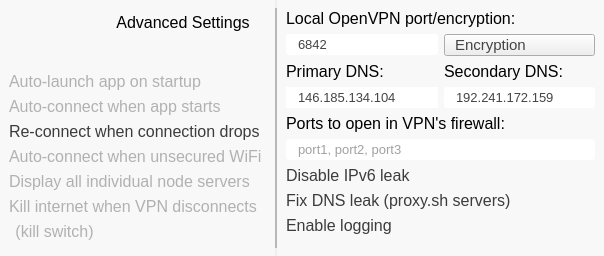
<?xml version="1.0" encoding="UTF-8"?>
<ui version="4.0">
 <class>SettingsScreen</class>
 <widget class="QDialog" name="SettingsScreen">
  <property name="geometry">
   <rect>
    <x>0</x>
    <y>0</y>
    <width>604</width>
    <height>256</height>
   </rect>
  </property>
  <property name="windowTitle">
   <string>Safejumper</string>
  </property>
  <layout class="QHBoxLayout" name="horizontalLayout">
   <property name="spacing">
    <number>0</number>
   </property>
   <property name="leftMargin">
    <number>0</number>
   </property>
   <property name="topMargin">
    <number>0</number>
   </property>
   <property name="rightMargin">
    <number>0</number>
   </property>
   <property name="bottomMargin">
    <number>0</number>
   </property>
   <item>
    <widget class="QFrame" name="frame">
     <property name="styleSheet">
      <string notr="true">QFrame
{
	background-color: #f8f8f8;
	border: 0;
}</string>
     </property>
     <property name="frameShape">
      <enum>QFrame::StyledPanel</enum>
     </property>
     <property name="frameShadow">
      <enum>QFrame::Raised</enum>
     </property>
     <layout class="QGridLayout" name="gridLayout_2">
      <item row="10" column="1">
       <spacer name="verticalSpacer">
        <property name="orientation">
         <enum>Qt::Vertical</enum>
        </property>
        <property name="sizeHint" stdset="0">
         <size>
          <width>20</width>
          <height>40</height>
         </size>
        </property>
       </spacer>
      </item>
      <item row="0" column="0" rowspan="2" colspan="2">
       <widget class="QPushButton" name="b_LogoBack">
        <property name="sizePolicy">
         <sizepolicy hsizetype="Fixed" vsizetype="Fixed">
          <horstretch>0</horstretch>
          <verstretch>0</verstretch>
         </sizepolicy>
        </property>
        <property name="minimumSize">
         <size>
          <width>71</width>
          <height>57</height>
         </size>
        </property>
        <property name="maximumSize">
         <size>
          <width>71</width>
          <height>57</height>
         </size>
        </property>
        <property name="cursor">
         <cursorShape>PointingHandCursor</cursorShape>
        </property>
        <property name="focusPolicy">
         <enum>Qt::NoFocus</enum>
        </property>
        <property name="styleSheet">
         <string notr="true">QPushButton
{
	border:0px;
	color: #ff0000;
background: transparent;
border-image: url(:/imgs/logo3-norm.png);
}
QPushButton:hover
{
border-image: url(:/imgs/logo3.png);
}</string>
        </property>
        <property name="text">
         <string/>
        </property>
       </widget>
      </item>
      <item row="0" column="2" colspan="2">
       <widget class="QLabel" name="label">
        <property name="font">
         <font>
          <pointsize>12</pointsize>
         </font>
        </property>
        <property name="layoutDirection">
         <enum>Qt::LeftToRight</enum>
        </property>
        <property name="text">
         <string>Advanced Settings</string>
        </property>
        <property name="alignment">
         <set>Qt::AlignCenter</set>
        </property>
       </widget>
      </item>
      <item row="2" column="0" colspan="4">
       <widget class="QPushButton" name="cb_Startup">
        <property name="enabled">
         <bool>true</bool>
        </property>
        <property name="font">
         <font>
          <family>Helvetica Neue</family>
          <pointsize>12</pointsize>
         </font>
        </property>
        <property name="cursor">
         <cursorShape>PointingHandCursor</cursorShape>
        </property>
        <property name="focusPolicy">
         <enum>Qt::NoFocus</enum>
        </property>
        <property name="styleSheet">
         <string notr="true">QPushButton
{
	border:0px;
	color: #b1b1b1;
border-image: url(:/imgs/cb-row-norm.png);

image-position: left;
text-align: left;
}
QPushButton:checked
{
color: #3c3c3c;
border-image: url(:/imgs/cb-row-checked.png);
}
</string>
        </property>
        <property name="text">
         <string>Auto-launch app on startup</string>
        </property>
        <property name="icon">
         <iconset resource="imgs.qrc">
          <normaloff>:/imgs/cb-empty.png</normaloff>:/imgs/cb-empty.png</iconset>
        </property>
        <property name="iconSize">
         <size>
          <width>17</width>
          <height>17</height>
         </size>
        </property>
        <property name="checkable">
         <bool>true</bool>
        </property>
        <property name="checked">
         <bool>false</bool>
        </property>
       </widget>
      </item>
      <item row="1" column="2">
       <widget class="QPushButton" name="b_Showlogs">
        <property name="sizePolicy">
         <sizepolicy hsizetype="Fixed" vsizetype="Fixed">
          <horstretch>0</horstretch>
          <verstretch>0</verstretch>
         </sizepolicy>
        </property>
        <property name="minimumSize">
         <size>
          <width>80</width>
          <height>25</height>
         </size>
        </property>
        <property name="maximumSize">
         <size>
          <width>80</width>
          <height>25</height>
         </size>
        </property>
        <property name="cursor">
         <cursorShape>PointingHandCursor</cursorShape>
        </property>
        <property name="focusPolicy">
         <enum>Qt::NoFocus</enum>
        </property>
        <property name="styleSheet">
         <string notr="true">QPushButton
{
	border:0px;
	color: #ffffff;
	border-image: url(:/imgs/b-showlogs-norm.png);
}
QPushButton:hover:!pressed
{
	border-image: url(:/imgs/b-showlogs-hover.png);
}
QPushButton:pressed
{
	border-image: url(:/imgs/b-showlogs-pressed.png);
}</string>
        </property>
        <property name="text">
         <string/>
        </property>
       </widget>
      </item>
      <item row="1" column="3">
       <widget class="QPushButton" name="b_Update">
        <property name="sizePolicy">
         <sizepolicy hsizetype="Fixed" vsizetype="Fixed">
          <horstretch>0</horstretch>
          <verstretch>0</verstretch>
         </sizepolicy>
        </property>
        <property name="minimumSize">
         <size>
          <width>80</width>
          <height>25</height>
         </size>
        </property>
        <property name="maximumSize">
         <size>
          <width>80</width>
          <height>25</height>
         </size>
        </property>
        <property name="cursor">
         <cursorShape>PointingHandCursor</cursorShape>
        </property>
        <property name="focusPolicy">
         <enum>Qt::NoFocus</enum>
        </property>
        <property name="styleSheet">
         <string notr="true">QPushButton
{
	border:0px;
	color: #ffffff;
	border-image: url(:/imgs/b-update-norm.png);
}
QPushButton:hover:!pressed
{
	border-image: url(:/imgs/b-update-hover.png);
}
QPushButton:pressed
{
	border-image: url(:/imgs/b-update-pressed.png);
}</string>
        </property>
        <property name="text">
         <string/>
        </property>
       </widget>
      </item>
      <item row="3" column="0" colspan="4">
       <widget class="QPushButton" name="cb_AutoConnect">
        <property name="enabled">
         <bool>true</bool>
        </property>
        <property name="font">
         <font>
          <family>Helvetica Neue</family>
          <pointsize>12</pointsize>
         </font>
        </property>
        <property name="cursor">
         <cursorShape>PointingHandCursor</cursorShape>
        </property>
        <property name="focusPolicy">
         <enum>Qt::NoFocus</enum>
        </property>
        <property name="styleSheet">
         <string notr="true">QPushButton
{
	border:0px;
	color: #b1b1b1;
border-image: url(:/imgs/cb-row-norm.png);

image-position: left;
text-align: left;
}
QPushButton:checked
{
color: #3c3c3c;
border-image: url(:/imgs/cb-row-checked.png);
}
</string>
        </property>
        <property name="text">
         <string>Auto-connect when app starts</string>
        </property>
        <property name="icon">
         <iconset resource="imgs.qrc">
          <normaloff>:/imgs/cb-empty.png</normaloff>:/imgs/cb-empty.png</iconset>
        </property>
        <property name="iconSize">
         <size>
          <width>17</width>
          <height>17</height>
         </size>
        </property>
        <property name="checkable">
         <bool>true</bool>
        </property>
        <property name="checked">
         <bool>false</bool>
        </property>
       </widget>
      </item>
      <item row="4" column="0" colspan="4">
       <widget class="QPushButton" name="cb_Reconnect">
        <property name="enabled">
         <bool>true</bool>
        </property>
        <property name="font">
         <font>
          <family>Helvetica Neue</family>
          <pointsize>12</pointsize>
         </font>
        </property>
        <property name="cursor">
         <cursorShape>PointingHandCursor</cursorShape>
        </property>
        <property name="focusPolicy">
         <enum>Qt::NoFocus</enum>
        </property>
        <property name="styleSheet">
         <string notr="true">QPushButton
{
	border:0px;
	color: #b1b1b1;
border-image: url(:/imgs/cb-row-norm.png);

image-position: left;
text-align: left;
}
QPushButton:checked
{
color: #3c3c3c;
border-image: url(:/imgs/cb-row-checked.png);
}
</string>
        </property>
        <property name="text">
         <string>Re-connect when connection drops</string>
        </property>
        <property name="icon">
         <iconset resource="imgs.qrc">
          <normaloff>:/imgs/cb-empty.png</normaloff>:/imgs/cb-empty.png</iconset>
        </property>
        <property name="iconSize">
         <size>
          <width>17</width>
          <height>17</height>
         </size>
        </property>
        <property name="checkable">
         <bool>true</bool>
        </property>
        <property name="checked">
         <bool>true</bool>
        </property>
       </widget>
      </item>
      <item row="5" column="0" colspan="4">
       <widget class="QPushButton" name="cb_InsecureWiFi">
        <property name="enabled">
         <bool>true</bool>
        </property>
        <property name="font">
         <font>
          <family>Helvetica Neue</family>
          <pointsize>12</pointsize>
          <strikeout>false</strikeout>
          <kerning>true</kerning>
         </font>
        </property>
        <property name="cursor">
         <cursorShape>PointingHandCursor</cursorShape>
        </property>
        <property name="focusPolicy">
         <enum>Qt::NoFocus</enum>
        </property>
        <property name="styleSheet">
         <string notr="true">QPushButton
{
	border:0px;
	color: #b1b1b1;
border-image: url(:/imgs/cb-row-norm.png);

image-position: left;
text-align: left;
}
QPushButton:checked
{
color: #3c3c3c;
border-image: url(:/imgs/cb-row-checked.png);
}
</string>
        </property>
        <property name="text">
         <string>Auto-connect when unsecured WiFi</string>
        </property>
        <property name="icon">
         <iconset resource="imgs.qrc">
          <normaloff>:/imgs/cb-empty.png</normaloff>:/imgs/cb-empty.png</iconset>
        </property>
        <property name="iconSize">
         <size>
          <width>17</width>
          <height>17</height>
         </size>
        </property>
        <property name="checkable">
         <bool>true</bool>
        </property>
        <property name="checked">
         <bool>false</bool>
        </property>
       </widget>
      </item>
      <item row="6" column="0" colspan="4">
       <widget class="QPushButton" name="cb_ShowNodes">
        <property name="enabled">
         <bool>true</bool>
        </property>
        <property name="font">
         <font>
          <family>Helvetica Neue</family>
          <pointsize>12</pointsize>
         </font>
        </property>
        <property name="cursor">
         <cursorShape>PointingHandCursor</cursorShape>
        </property>
        <property name="focusPolicy">
         <enum>Qt::NoFocus</enum>
        </property>
        <property name="styleSheet">
         <string notr="true">QPushButton
{
	border:0px;
	color: #b1b1b1;
border-image: url(:/imgs/cb-row-norm.png);

image-position: left;
text-align: left;
}
QPushButton:checked
{
color: #3c3c3c;
border-image: url(:/imgs/cb-row-checked.png);
}
</string>
        </property>
        <property name="text">
         <string>Display all individual node servers</string>
        </property>
        <property name="icon">
         <iconset resource="imgs.qrc">
          <normaloff>:/imgs/cb-empty.png</normaloff>:/imgs/cb-empty.png</iconset>
        </property>
        <property name="iconSize">
         <size>
          <width>17</width>
          <height>17</height>
         </size>
        </property>
        <property name="checkable">
         <bool>true</bool>
        </property>
        <property name="checked">
         <bool>false</bool>
        </property>
       </widget>
      </item>
      <item row="7" column="0" rowspan="2" colspan="4">
       <widget class="QPushButton" name="cb_BlockOnDisconnect">
        <property name="enabled">
         <bool>true</bool>
        </property>
        <property name="font">
         <font>
          <family>Helvetica Neue</family>
          <pointsize>12</pointsize>
         </font>
        </property>
        <property name="cursor">
         <cursorShape>PointingHandCursor</cursorShape>
        </property>
        <property name="focusPolicy">
         <enum>Qt::NoFocus</enum>
        </property>
        <property name="styleSheet">
         <string notr="true">QPushButton
{
	border:0px;
	color: #b1b1b1;
border-image: url(:/imgs/cb-row-norm.png);

image-position: left;
text-align: left;
}
QPushButton:checked
{
color: #3c3c3c;
border-image: url(:/imgs/cb-row-checked.png);
}</string>
        </property>
        <property name="text">
         <string>Kill internet when VPN disconnects</string>
        </property>
        <property name="icon">
         <iconset resource="imgs.qrc">
          <normaloff>:/imgs/cb-empty.png</normaloff>:/imgs/cb-empty.png</iconset>
        </property>
        <property name="iconSize">
         <size>
          <width>17</width>
          <height>17</height>
         </size>
        </property>
        <property name="checkable">
         <bool>true</bool>
        </property>
        <property name="checked">
         <bool>false</bool>
        </property>
       </widget>
      </item>
      <item row="9" column="1">
       <widget class="QPushButton" name="b_BlockOnDisconnect_Line2">
        <property name="enabled">
         <bool>true</bool>
        </property>
        <property name="font">
         <font>
          <family>Helvetica Neue</family>
          <pointsize>12</pointsize>
         </font>
        </property>
        <property name="cursor">
         <cursorShape>PointingHandCursor</cursorShape>
        </property>
        <property name="focusPolicy">
         <enum>Qt::NoFocus</enum>
        </property>
        <property name="styleSheet">
         <string notr="true">QPushButton
{
border:0px;
color: #b1b1b1;
background: transparent;
}
QPushButton:checked
{
color: #3c3c3c;
}</string>
        </property>
        <property name="text">
         <string>(kill switch)</string>
        </property>
        <property name="checkable">
         <bool>true</bool>
        </property>
        <property name="checked">
         <bool>false</bool>
        </property>
       </widget>
      </item>
     </layout>
    </widget>
   </item>
   <item>
    <widget class="QGraphicsView" name="vline_1">
     <property name="sizePolicy">
      <sizepolicy hsizetype="Fixed" vsizetype="Expanding">
       <horstretch>0</horstretch>
       <verstretch>0</verstretch>
      </sizepolicy>
     </property>
     <property name="minimumSize">
      <size>
       <width>2</width>
       <height>240</height>
      </size>
     </property>
     <property name="maximumSize">
      <size>
       <width>2</width>
       <height>240</height>
      </size>
     </property>
     <property name="styleSheet">
      <string notr="true">QGraphicsView
{
	border-image: url(:/imgs/v-line-settings.png);
}</string>
     </property>
     <property name="interactive">
      <bool>false</bool>
     </property>
    </widget>
   </item>
   <item>
    <widget class="QFrame" name="frame_2">
     <property name="styleSheet">
      <string notr="true">QFrame
{
	background-color: #f8f8f8;
	border: 0;
}</string>
     </property>
     <property name="frameShape">
      <enum>QFrame::StyledPanel</enum>
     </property>
     <property name="frameShadow">
      <enum>QFrame::Raised</enum>
     </property>
     <layout class="QGridLayout" name="gridLayout">
      <item row="0" column="0" colspan="2">
       <widget class="QLabel" name="L_Country">
        <property name="font">
         <font>
          <family>Helvetica Neue</family>
          <pointsize>12</pointsize>
          <weight>50</weight>
          <bold>false</bold>
         </font>
        </property>
        <property name="styleSheet">
         <string notr="true">QLabel
{
background: transparent;
}</string>
        </property>
        <property name="text">
         <string>Local OpenVPN port/encryption:</string>
        </property>
        <property name="alignment">
         <set>Qt::AlignLeading|Qt::AlignLeft|Qt::AlignTop</set>
        </property>
       </widget>
      </item>
      <item row="1" column="0" rowspan="2">
       <widget class="QLineEdit" name="e_LocalPort">
        <property name="font">
         <font>
          <family>Helvetica Neue</family>
          <pointsize>10</pointsize>
         </font>
        </property>
        <property name="toolTipDuration">
         <number>-5</number>
        </property>
        <property name="autoFillBackground">
         <bool>false</bool>
        </property>
        <property name="styleSheet">
         <string notr="true">QLineEdit
{
border-radius: 3px;
padding: 2px 10px 2px 10px;
border: 0 transparent #b8d4e9;
color: #444444;
border-image: url(:/imgs/e-ip-inactive.png);
}
QLineEdit:focus
{
border-image: url(:/imgs/e-ip-active.png);
}</string>
        </property>
        <property name="text">
         <string>6842</string>
        </property>
        <property name="placeholderText">
         <string>port</string>
        </property>
       </widget>
      </item>
      <item row="3" column="0">
       <widget class="QLabel" name="L_Country_2">
        <property name="font">
         <font>
          <family>Helvetica Neue</family>
          <pointsize>12</pointsize>
          <weight>50</weight>
          <bold>false</bold>
         </font>
        </property>
        <property name="styleSheet">
         <string notr="true">QLabel
{
background: transparent;
}</string>
        </property>
        <property name="text">
         <string>Primary DNS:</string>
        </property>
        <property name="alignment">
         <set>Qt::AlignLeading|Qt::AlignLeft|Qt::AlignTop</set>
        </property>
       </widget>
      </item>
      <item row="3" column="1">
       <widget class="QLabel" name="L_Country_3">
        <property name="font">
         <font>
          <family>Helvetica Neue</family>
          <pointsize>12</pointsize>
          <weight>50</weight>
          <bold>false</bold>
         </font>
        </property>
        <property name="styleSheet">
         <string notr="true">QLabel
{
background: transparent;
}</string>
        </property>
        <property name="text">
         <string>Secondary DNS:</string>
        </property>
        <property name="alignment">
         <set>Qt::AlignLeading|Qt::AlignLeft|Qt::AlignTop</set>
        </property>
       </widget>
      </item>
      <item row="1" column="1" rowspan="2">
       <widget class="QComboBox" name="dd_Encryption">
        <property name="enabled">
         <bool>true</bool>
        </property>
        <property name="font">
         <font>
          <family>Helvetica Neue</family>
          <pointsize>11</pointsize>
         </font>
        </property>
        <property name="styleSheet">
         <string notr="true">QComboBox
{
color: #444444;

border-image: url(:/imgs/dd-protocol.png);
}
QComboBox QAbstractItemView 
{
subcontrol-origin: margin;
subcontrol-position: top left;
}
QComboBox::drop-down 
{
width: 25px;
border-top-right-radius: 3px;
border-bottom-right-radius: 3px;
}
QComboBox::down-arrow 
{
image: none;
width: 25px;
height: 25px;
}
QComboBox::down-arrow:hover
{
image: none;
width: 25px;
height: 25px;
}

QComboBox {
	padding-left: 10px;
	padding-right: 0px; /* space for the arrow */
}

QComboBox::drop-down {
	subcontrol-origin: top;
	subcontrol-position: top right;
	width: 0px;
	border-style: none;
	border-image: none;
}

QComboBox QListView
{
background: solid #f7f7f7;
height: 300;
}
QComboBox QListView::item 
{
color: #202020;
height: 24;
border-image: url(:/imgs/dd-row.png);
background: solid #f7f7f7;
}
QComboBox QListView::item:selected
{
color: #FFFFFF;
border-image: url(:/imgs/dd-selectionrow.png);
}</string>
        </property>
        <property name="currentText">
         <string>Encryption</string>
        </property>
        <item>
         <property name="text">
          <string>Encryption</string>
         </property>
        </item>
       </widget>
      </item>
      <item row="4" column="1">
       <widget class="QLineEdit" name="e_SecondaryDns">
        <property name="font">
         <font>
          <family>Helvetica Neue</family>
          <pointsize>10</pointsize>
         </font>
        </property>
        <property name="toolTipDuration">
         <number>-5</number>
        </property>
        <property name="autoFillBackground">
         <bool>false</bool>
        </property>
        <property name="styleSheet">
         <string notr="true">QLineEdit
{
border-radius: 3px;
padding: 2px 10px 2px 10px;
border: 0 transparent #b8d4e9;
color: #444444;
border-image: url(:/imgs/e-ip-inactive.png);
}
QLineEdit:focus
{
border-image: url(:/imgs/e-ip-active.png);
}</string>
        </property>
        <property name="inputMask">
         <string notr="true"/>
        </property>
        <property name="text">
         <string notr="true">192.241.172.159</string>
        </property>
        <property name="placeholderText">
         <string>___.___.___.___</string>
        </property>
       </widget>
      </item>
      <item row="7" column="0" colspan="2">
       <widget class="QPushButton" name="cb_DisableIpv6">
        <property name="enabled">
         <bool>true</bool>
        </property>
        <property name="font">
         <font>
          <family>Helvetica Neue</family>
          <pointsize>12</pointsize>
         </font>
        </property>
        <property name="cursor">
         <cursorShape>PointingHandCursor</cursorShape>
        </property>
        <property name="focusPolicy">
         <enum>Qt::NoFocus</enum>
        </property>
        <property name="styleSheet">
         <string notr="true">QPushButton
{
	border:0px;
	color: #b1b1b1;
border-image: url(:/imgs/cb-row-norm.png);

image-position: left;
text-align: left;
}
QPushButton:checked
{
color: #3c3c3c;
border-image: url(:/imgs/cb-row-checked.png);
}
</string>
        </property>
        <property name="text">
         <string>Disable IPv6 leak</string>
        </property>
        <property name="icon">
         <iconset resource="imgs.qrc">
          <normaloff>:/imgs/cb-empty.png</normaloff>:/imgs/cb-empty.png</iconset>
        </property>
        <property name="iconSize">
         <size>
          <width>17</width>
          <height>17</height>
         </size>
        </property>
        <property name="checkable">
         <bool>true</bool>
        </property>
        <property name="checked">
         <bool>true</bool>
        </property>
       </widget>
      </item>
      <item row="5" column="0" colspan="2">
       <widget class="QLabel" name="L_Country_4">
        <property name="font">
         <font>
          <family>Helvetica Neue</family>
          <pointsize>12</pointsize>
          <weight>50</weight>
          <bold>false</bold>
         </font>
        </property>
        <property name="styleSheet">
         <string notr="true">QLabel
{
background: transparent;
}</string>
        </property>
        <property name="text">
         <string>Ports to open in VPN's firewall:</string>
        </property>
        <property name="alignment">
         <set>Qt::AlignLeading|Qt::AlignLeft|Qt::AlignTop</set>
        </property>
       </widget>
      </item>
      <item row="6" column="0" colspan="2">
       <widget class="QLineEdit" name="e_Ports">
        <property name="font">
         <font>
          <family>Helvetica Neue</family>
          <pointsize>10</pointsize>
         </font>
        </property>
        <property name="toolTipDuration">
         <number>-5</number>
        </property>
        <property name="autoFillBackground">
         <bool>false</bool>
        </property>
        <property name="styleSheet">
         <string notr="true">QLineEdit
{
border-radius: 3px;
padding: 2px 10px 2px 10px;
border: 0 transparent #b8d4e9;
color: #444444;

border-image: url(:/imgs/e-inactive-241.png);
}
QLineEdit:focus
{
border-image: url(:/imgs/e-active-241.png);
}</string>
        </property>
        <property name="text">
         <string/>
        </property>
        <property name="placeholderText">
         <string>port1, port2, port3</string>
        </property>
       </widget>
      </item>
      <item row="4" column="0">
       <widget class="QLineEdit" name="e_PrimaryDns">
        <property name="font">
         <font>
          <family>Helvetica Neue</family>
          <pointsize>10</pointsize>
         </font>
        </property>
        <property name="toolTipDuration">
         <number>-5</number>
        </property>
        <property name="autoFillBackground">
         <bool>false</bool>
        </property>
        <property name="styleSheet">
         <string notr="true">QLineEdit
{
padding: 2px 10px 2px 10px;
border: 0 transparent #b8d4e9;
color: #444444;
border-image: url(:/imgs/e-ip-inactive.png);
}
QLineEdit:focus
{
border-image: url(:/imgs/e-ip-active.png);
}</string>
        </property>
        <property name="inputMask">
         <string notr="true"/>
        </property>
        <property name="text">
         <string notr="true">146.185.134.104</string>
        </property>
        <property name="placeholderText">
         <string>___.___.___.___</string>
        </property>
       </widget>
      </item>
      <item row="8" column="0" colspan="2">
       <widget class="QPushButton" name="cb_FixDnsLeak">
        <property name="enabled">
         <bool>true</bool>
        </property>
        <property name="font">
         <font>
          <family>Helvetica Neue</family>
          <pointsize>12</pointsize>
         </font>
        </property>
        <property name="cursor">
         <cursorShape>PointingHandCursor</cursorShape>
        </property>
        <property name="focusPolicy">
         <enum>Qt::NoFocus</enum>
        </property>
        <property name="styleSheet">
         <string notr="true">QPushButton
{
	border:0px;
	color: #b1b1b1;
border-image: url(:/imgs/cb-row-norm.png);

image-position: left;
text-align: left;
}
QPushButton:checked
{
color: #3c3c3c;
border-image: url(:/imgs/cb-row-checked.png);
}
</string>
        </property>
        <property name="text">
         <string>Fix DNS leak (proxy.sh servers)</string>
        </property>
        <property name="icon">
         <iconset resource="imgs.qrc">
          <normaloff>:/imgs/cb-empty.png</normaloff>:/imgs/cb-empty.png</iconset>
        </property>
        <property name="iconSize">
         <size>
          <width>17</width>
          <height>17</height>
         </size>
        </property>
        <property name="checkable">
         <bool>true</bool>
        </property>
        <property name="checked">
         <bool>true</bool>
        </property>
       </widget>
      </item>
      <item row="10" column="0" colspan="2">
       <spacer name="verticalSpacer_2">
        <property name="orientation">
         <enum>Qt::Vertical</enum>
        </property>
        <property name="sizeHint" stdset="0">
         <size>
          <width>20</width>
          <height>40</height>
         </size>
        </property>
       </spacer>
      </item>
      <item row="9" column="0" colspan="2">
       <widget class="QPushButton" name="loggingButton">
        <property name="enabled">
         <bool>true</bool>
        </property>
        <property name="font">
         <font>
          <family>Helvetica Neue</family>
          <pointsize>12</pointsize>
         </font>
        </property>
        <property name="cursor">
         <cursorShape>PointingHandCursor</cursorShape>
        </property>
        <property name="focusPolicy">
         <enum>Qt::NoFocus</enum>
        </property>
        <property name="styleSheet">
         <string notr="true">QPushButton
{
	border:0px;
	color: #b1b1b1;
border-image: url(:/imgs/cb-row-norm.png);

image-position: left;
text-align: left;
}
QPushButton:checked
{
color: #3c3c3c;
border-image: url(:/imgs/cb-row-checked.png);
}
</string>
        </property>
        <property name="text">
         <string>Enable logging</string>
        </property>
        <property name="icon">
         <iconset resource="imgs.qrc">
          <normaloff>:/imgs/cb-empty.png</normaloff>:/imgs/cb-empty.png</iconset>
        </property>
        <property name="iconSize">
         <size>
          <width>17</width>
          <height>17</height>
         </size>
        </property>
        <property name="checkable">
         <bool>true</bool>
        </property>
        <property name="checked">
         <bool>true</bool>
        </property>
       </widget>
      </item>
     </layout>
    </widget>
   </item>
  </layout>
 </widget>
 <resources>
  <include location="imgs.qrc"/>
  <include location="imgs.qrc"/>
 </resources>
 <connections>
  <connection>
   <sender>b_LogoBack</sender>
   <signal>clicked()</signal>
   <receiver>SettingsScreen</receiver>
   <slot>ToScr_Connect()</slot>
   <hints>
    <hint type="sourcelabel">
     <x>41</x>
     <y>38</y>
    </hint>
    <hint type="destinationlabel">
     <x>274</x>
     <y>135</y>
    </hint>
   </hints>
  </connection>
  <connection>
   <sender>cb_BlockOnDisconnect</sender>
   <signal>toggled(bool)</signal>
   <receiver>SettingsScreen</receiver>
   <slot>Toggle_BlockOnDisconnect_Line2(bool)</slot>
   <hints>
    <hint type="sourcelabel">
     <x>137</x>
     <y>218</y>
    </hint>
    <hint type="destinationlabel">
     <x>61</x>
     <y>234</y>
    </hint>
   </hints>
  </connection>
  <connection>
   <sender>b_BlockOnDisconnect_Line2</sender>
   <signal>toggled(bool)</signal>
   <receiver>SettingsScreen</receiver>
   <slot>Toggle_cb_BlockOnDisconnect(bool)</slot>
   <hints>
    <hint type="sourcelabel">
     <x>61</x>
     <y>234</y>
    </hint>
    <hint type="destinationlabel">
     <x>274</x>
     <y>135</y>
    </hint>
   </hints>
  </connection>
  <connection>
   <sender>e_PrimaryDns</sender>
   <signal>editingFinished()</signal>
   <receiver>SettingsScreen</receiver>
   <slot>Validate_e_Dns()</slot>
   <hints>
    <hint type="sourcelabel">
     <x>357</x>
     <y>115</y>
    </hint>
    <hint type="destinationlabel">
     <x>274</x>
     <y>135</y>
    </hint>
   </hints>
  </connection>
  <connection>
   <sender>e_SecondaryDns</sender>
   <signal>editingFinished()</signal>
   <receiver>SettingsScreen</receiver>
   <slot>Validate_e_SecondaryDns()</slot>
   <hints>
    <hint type="sourcelabel">
     <x>485</x>
     <y>115</y>
    </hint>
    <hint type="destinationlabel">
     <x>274</x>
     <y>135</y>
    </hint>
   </hints>
  </connection>
  <connection>
   <sender>b_Showlogs</sender>
   <signal>clicked()</signal>
   <receiver>SettingsScreen</receiver>
   <slot>ToScr_Logs()</slot>
   <hints>
    <hint type="sourcelabel">
     <x>129</x>
     <y>52</y>
    </hint>
    <hint type="destinationlabel">
     <x>274</x>
     <y>135</y>
    </hint>
   </hints>
  </connection>
  <connection>
   <sender>e_LocalPort</sender>
   <signal>editingFinished()</signal>
   <receiver>SettingsScreen</receiver>
   <slot>Validate_e_LocalPort()</slot>
   <hints>
    <hint type="sourcelabel">
     <x>357</x>
     <y>45</y>
    </hint>
    <hint type="destinationlabel">
     <x>274</x>
     <y>135</y>
    </hint>
   </hints>
  </connection>
  <connection>
   <sender>e_Ports</sender>
   <signal>editingFinished()</signal>
   <receiver>SettingsScreen</receiver>
   <slot>Validate_e_Ports()</slot>
   <hints>
    <hint type="sourcelabel">
     <x>420</x>
     <y>165</y>
    </hint>
    <hint type="destinationlabel">
     <x>274</x>
     <y>135</y>
    </hint>
   </hints>
  </connection>
  <connection>
   <sender>cb_Startup</sender>
   <signal>toggled(bool)</signal>
   <receiver>SettingsScreen</receiver>
   <slot>Toggle_cb_Startup(bool)</slot>
   <hints>
    <hint type="sourcelabel">
     <x>137</x>
     <y>88</y>
    </hint>
    <hint type="destinationlabel">
     <x>274</x>
     <y>135</y>
    </hint>
   </hints>
  </connection>
  <connection>
   <sender>cb_AutoConnect</sender>
   <signal>toggled(bool)</signal>
   <receiver>SettingsScreen</receiver>
   <slot>Toggle_cb_AutoConnect(bool)</slot>
   <hints>
    <hint type="sourcelabel">
     <x>137</x>
     <y>114</y>
    </hint>
    <hint type="destinationlabel">
     <x>274</x>
     <y>135</y>
    </hint>
   </hints>
  </connection>
  <connection>
   <sender>cb_Reconnect</sender>
   <signal>toggled(bool)</signal>
   <receiver>SettingsScreen</receiver>
   <slot>Toggle_cb_Reconnect(bool)</slot>
   <hints>
    <hint type="sourcelabel">
     <x>137</x>
     <y>140</y>
    </hint>
    <hint type="destinationlabel">
     <x>274</x>
     <y>135</y>
    </hint>
   </hints>
  </connection>
  <connection>
   <sender>cb_InsecureWiFi</sender>
   <signal>toggled(bool)</signal>
   <receiver>SettingsScreen</receiver>
   <slot>Toggle_cb_InsecureWiFi(bool)</slot>
   <hints>
    <hint type="sourcelabel">
     <x>137</x>
     <y>166</y>
    </hint>
    <hint type="destinationlabel">
     <x>274</x>
     <y>135</y>
    </hint>
   </hints>
  </connection>
  <connection>
   <sender>cb_ShowNodes</sender>
   <signal>toggled(bool)</signal>
   <receiver>SettingsScreen</receiver>
   <slot>Toggle_cb_ShowNodes(bool)</slot>
   <hints>
    <hint type="sourcelabel">
     <x>137</x>
     <y>192</y>
    </hint>
    <hint type="destinationlabel">
     <x>274</x>
     <y>135</y>
    </hint>
   </hints>
  </connection>
  <connection>
   <sender>cb_DisableIpv6</sender>
   <signal>toggled(bool)</signal>
   <receiver>SettingsScreen</receiver>
   <slot>Toggle_cb_DisableIpv6(bool)</slot>
   <hints>
    <hint type="sourcelabel">
     <x>427</x>
     <y>203</y>
    </hint>
    <hint type="destinationlabel">
     <x>274</x>
     <y>135</y>
    </hint>
   </hints>
  </connection>
  <connection>
   <sender>cb_FixDnsLeak</sender>
   <signal>toggled(bool)</signal>
   <receiver>SettingsScreen</receiver>
   <slot>Toggle_cb_FixDnsLeak(bool)</slot>
   <hints>
    <hint type="sourcelabel">
     <x>427</x>
     <y>229</y>
    </hint>
    <hint type="destinationlabel">
     <x>274</x>
     <y>135</y>
    </hint>
   </hints>
  </connection>
  <connection>
   <sender>dd_Encryption</sender>
   <signal>currentIndexChanged(int)</signal>
   <receiver>SettingsScreen</receiver>
   <slot>Changed_dd_Encryption(int)</slot>
   <hints>
    <hint type="sourcelabel">
     <x>485</x>
     <y>45</y>
    </hint>
    <hint type="destinationlabel">
     <x>274</x>
     <y>135</y>
    </hint>
   </hints>
  </connection>
  <connection>
   <sender>b_Update</sender>
   <signal>clicked()</signal>
   <receiver>SettingsScreen</receiver>
   <slot>Clicked_Update()</slot>
   <hints>
    <hint type="sourcelabel">
     <x>219</x>
     <y>52</y>
    </hint>
    <hint type="destinationlabel">
     <x>274</x>
     <y>135</y>
    </hint>
   </hints>
  </connection>
 </connections>
</ui>
